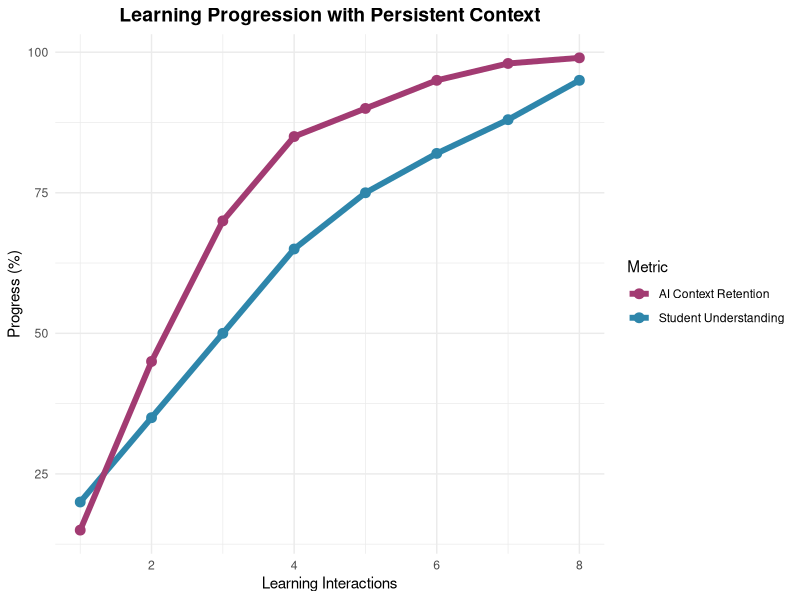
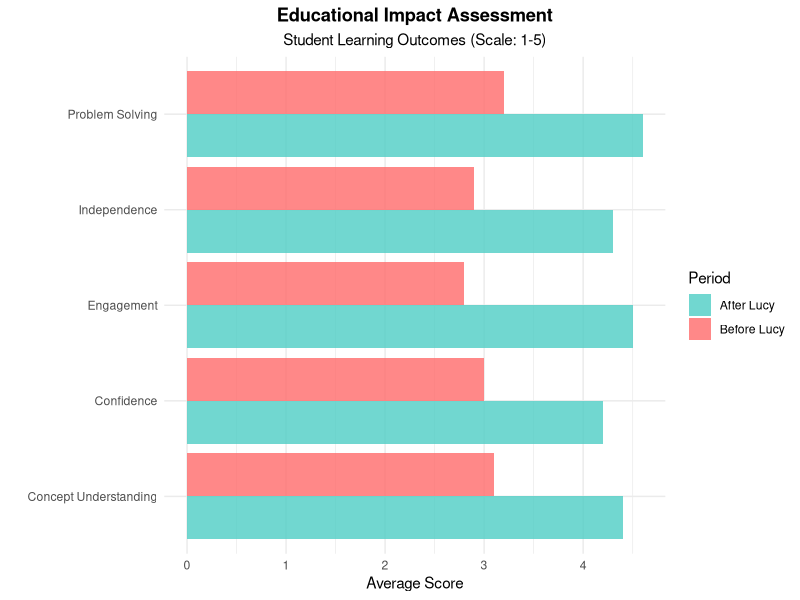
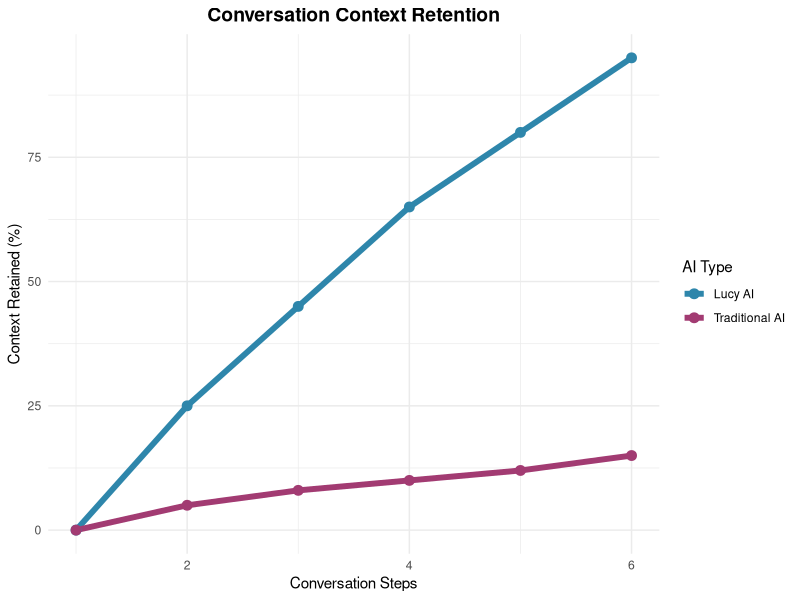
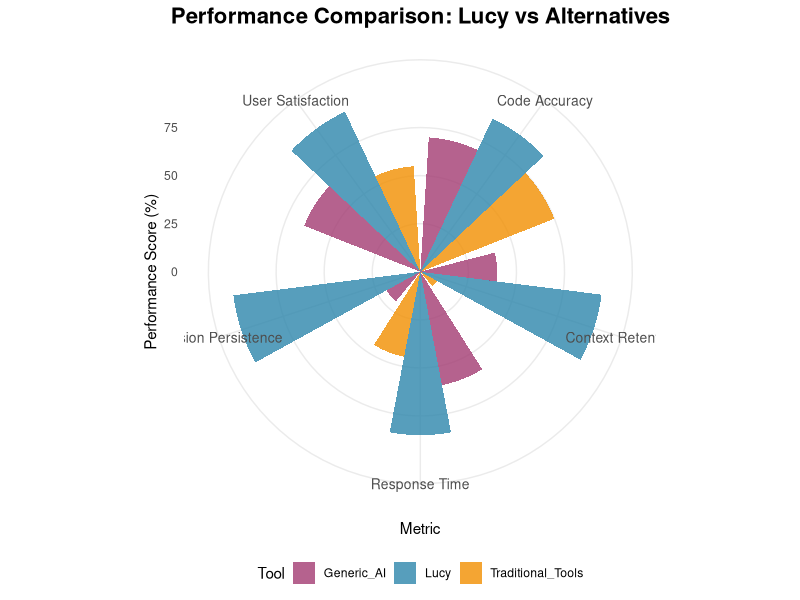
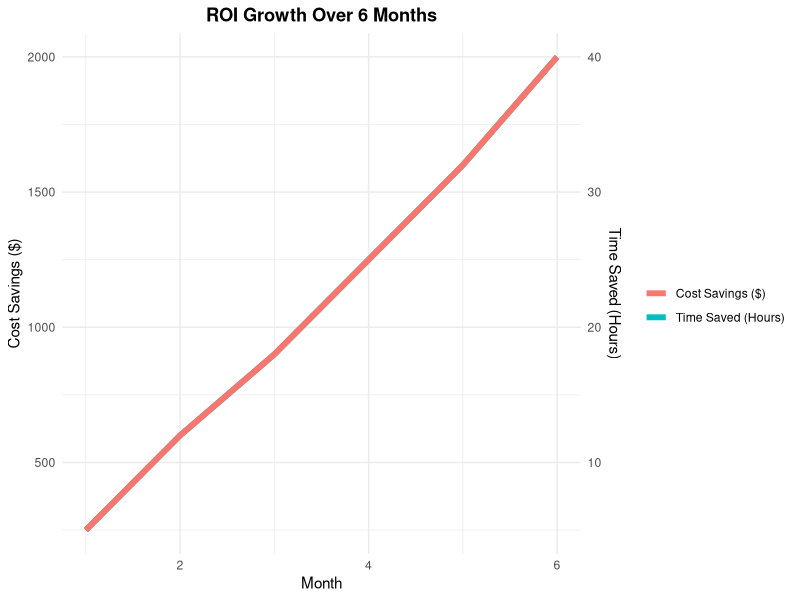
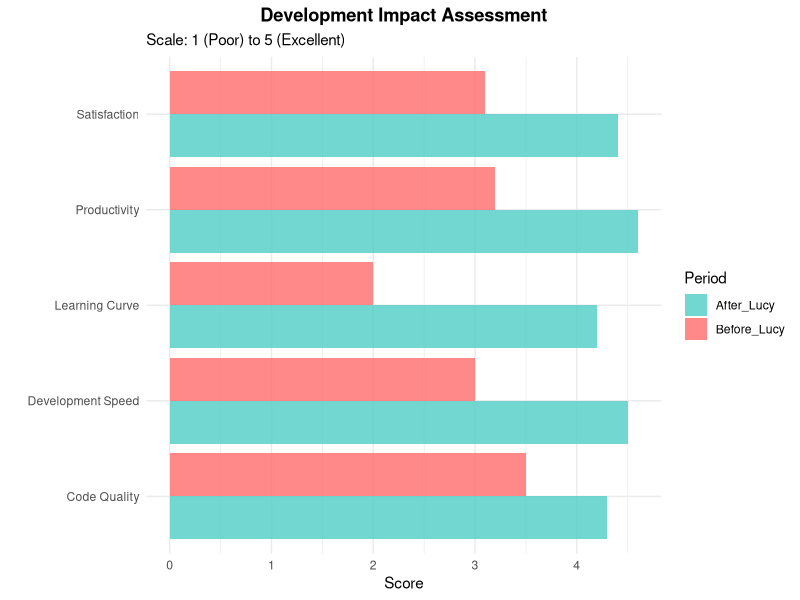

R code for these plots, in order:
## ---- chunk 1
#| echo: false
#| fig-height: 3
#| fig-width: 8
library(ggplot2)

# Create learning progression data
learning_data <- data.frame(
  interaction = 1:8,
  understanding = c(20, 35, 50, 65, 75, 82, 88, 95),
  context_retention = c(15, 45, 70, 85, 90, 95, 98, 99)
)

ggplot(learning_data, aes(x = interaction)) +
  geom_line(aes(y = understanding, color = "Student Understanding"), size = 2) +
  geom_line(aes(y = context_retention, color = "AI Context Retention"), size = 2) +
  geom_point(aes(y = understanding, color = "Student Understanding"), size = 3) +
  geom_point(aes(y = context_retention, color = "AI Context Retention"), size = 3) +
  labs(title = "Learning Progression with Persistent Context",
       x = "Learning Interactions",
       y = "Progress (%)",
       color = "Metric") +
  theme_minimal() +
  scale_color_manual(values = c("Student Understanding" = "#2E86AB", 
                               "AI Context Retention" = "#A23B72")) +
  theme(plot.title = element_text(hjust = 0.5, size = 14, face = "bold"))
## ---- chunk 2
#| echo: false
#| fig-height: 4
#| fig-width: 10

# Create impact assessment data
impact_data <- data.frame(
  Category = c("Problem Solving", "Concept Understanding", "Engagement", "Independence", "Confidence"),
  Before_Lucy = c(3.2, 3.1, 2.8, 2.9, 3.0),
  After_Lucy = c(4.6, 4.4, 4.5, 4.3, 4.2)
)

# Reshape manually to avoid tidyr dependency issues
impact_long <- data.frame(
  Category = rep(impact_data$Category, 2),
  Period = c(rep("Before Lucy", 5), rep("After Lucy", 5)),
  Score = c(impact_data$Before_Lucy, impact_data$After_Lucy)
)

ggplot(impact_long, aes(x = Category, y = Score, fill = Period)) +
  geom_col(position = "dodge", alpha = 0.8) +
  coord_flip() +
  labs(title = "Educational Impact Assessment",
       subtitle = "Student Learning Outcomes (Scale: 1-5)",
       x = "", y = "Average Score") +
  theme_minimal() +
  scale_fill_manual(values = c("Before Lucy" = "#FF6B6B", "After Lucy" = "#4ECDC4")) +
  theme(plot.title = element_text(face = "bold", hjust = 0.5),
        plot.subtitle = element_text(hjust = 0.5))
## ---- chunk 3
#| echo: false
#| fig-height: 3
#| fig-width: 8
library(ggplot2)
library(dplyr)

# Create sample conversation flow data
conversation_data <- data.frame(
  step = 1:6,
  context_retained = c(0, 25, 45, 65, 80, 95),
  traditional_ai = c(0, 5, 8, 10, 12, 15)
)

ggplot(conversation_data, aes(x = step)) +
  geom_line(aes(y = context_retained, color = "Lucy AI"), size = 2) +
  geom_line(aes(y = traditional_ai, color = "Traditional AI"), size = 2) +
  geom_point(aes(y = context_retained, color = "Lucy AI"), size = 3) +
  geom_point(aes(y = traditional_ai, color = "Traditional AI"), size = 3) +
  labs(title = "Conversation Context Retention",
       x = "Conversation Steps",
       y = "Context Retained (%)",
       color = "AI Type") +
  theme_minimal() +
  scale_color_manual(values = c("Lucy AI" = "#2E86AB", "Traditional AI" = "#A23B72")) +
  theme(plot.title = element_text(hjust = 0.5, size = 14, face = "bold"))
## ---- chunk 4
#| echo: false
#| fig-height: 4
#| fig-width: 10

library(ggplot2)
library(tidyr)

# Create performance comparison data
metrics_data <- data.frame(
  Metric = c("Response Time", "Context Retention", "User Satisfaction", "Code Accuracy", "Session Persistence"),
  Lucy = c(85, 95, 92, 88, 98),
  Generic_AI = c(60, 40, 65, 70, 20),
  Traditional_Tools = c(45, 10, 55, 75, 0)
)

# Reshape data for plotting
metrics_long <- metrics_data %>%
  pivot_longer(cols = c(Lucy, Generic_AI, Traditional_Tools), 
               names_to = "Tool", values_to = "Score")

# Create radar chart style comparison
ggplot(metrics_long, aes(x = Metric, y = Score, fill = Tool)) +
  geom_col(position = "dodge", alpha = 0.8) +
  coord_polar() +
  labs(title = "Performance Comparison: Lucy vs Alternatives",
       y = "Performance Score (%)") +
  theme_minimal() +
  theme(
    plot.title = element_text(hjust = 0.5, size = 16, face = "bold"),
    axis.text.x = element_text(size = 10),
    legend.position = "bottom"
  ) +
  scale_fill_manual(values = c("Lucy" = "#2E86AB", 
                              "Generic_AI" = "#A23B72", 
                              "Traditional_Tools" = "#F18F01"))
## ---- chunk 5
#| echo: false
#| fig-height: 2.5
#| fig-width: 8

roi_data <- data.frame(
  Month = 1:6,
  Time_Saved_Hours = c(5, 12, 18, 25, 32, 40),
  Cost_Savings = c(250, 600, 900, 1250, 1600, 2000)
)

ggplot(roi_data, aes(x = Month)) +
  geom_line(aes(y = Time_Saved_Hours * 50, color = "Time Saved (Hours)"), size = 2) +
  geom_line(aes(y = Cost_Savings, color = "Cost Savings ($)"), size = 2) +
  scale_y_continuous(
    name = "Cost Savings ($)",
    sec.axis = sec_axis(~./50, name = "Time Saved (Hours)")
  ) +
  labs(title = "ROI Growth Over 6 Months", x = "Month", color = "") +
  theme_minimal() +
  theme(plot.title = element_text(hjust = 0.5, face = "bold"))
## ---- chunk 6
#| echo: false
#| fig-height: 4
#| fig-width: 8

impact_data <- data.frame(
  Category = c("Development Speed", "Code Quality", "Learning Curve", "Productivity", "Satisfaction"),
  Before_Lucy = c(3, 3.5, 2, 3.2, 3.1),
  After_Lucy = c(4.5, 4.3, 4.2, 4.6, 4.4)
)

# Reshape manually to avoid tidyr dependency issues
impact_long <- data.frame(
  Category = rep(impact_data$Category, 2),
  Period = c(rep("Before_Lucy", 5), rep("After_Lucy", 5)),
  Score = c(impact_data$Before_Lucy, impact_data$After_Lucy)
)

ggplot(impact_long, aes(x = Category, y = Score, fill = Period)) +
  geom_col(position = "dodge", alpha = 0.8) +
  coord_flip() +
  labs(title = "Development Impact Assessment",
       subtitle = "Scale: 1 (Poor) to 5 (Excellent)",
       x = "", y = "Score") +
  theme_minimal() +
  scale_fill_manual(values = c("Before_Lucy" = "#FF6B6B", "After_Lucy" = "#4ECDC4")) +
  theme(plot.title = element_text(face = "bold", hjust = 0.5))
